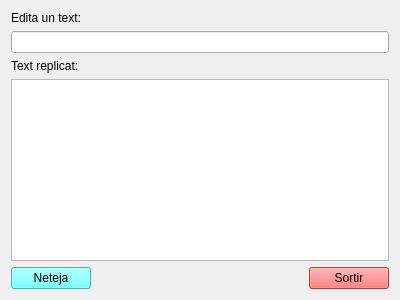
<?xml version="1.0" encoding="UTF-8"?>
<ui version="4.0">
 <class>Form</class>
 <widget class="QWidget" name="Form">
  <property name="geometry">
   <rect>
    <x>0</x>
    <y>0</y>
    <width>400</width>
    <height>300</height>
   </rect>
  </property>
  <property name="windowTitle">
   <string>Form</string>
  </property>
  <layout class="QGridLayout" name="gridLayout">
   <item row="0" column="0">
    <widget class="QLabel" name="label">
     <property name="text">
      <string>Edita un text:</string>
     </property>
    </widget>
   </item>
   <item row="1" column="0">
    <widget class="QLineEdit" name="lineEdit"/>
   </item>
   <item row="2" column="0">
    <widget class="QLabel" name="label_2">
     <property name="text">
      <string>Text replicat:</string>
     </property>
    </widget>
   </item>
   <item row="3" column="0">
    <widget class="QPlainTextEdit" name="plainTextEdit"/>
   </item>
   <item row="4" column="0">
    <layout class="QHBoxLayout" name="horizontalLayout">
     <item>
      <widget class="QPushButton" name="pushButton">
       <property name="styleSheet">
        <string notr="true">background-color: rgb(85, 255, 255);</string>
       </property>
       <property name="text">
        <string>Neteja</string>
       </property>
      </widget>
     </item>
     <item>
      <spacer name="horizontalSpacer">
       <property name="orientation">
        <enum>Qt::Horizontal</enum>
       </property>
       <property name="sizeHint" stdset="0">
        <size>
         <width>98</width>
         <height>20</height>
        </size>
       </property>
      </spacer>
     </item>
     <item>
      <widget class="QPushButton" name="pushButton_2">
       <property name="styleSheet">
        <string notr="true">background-color: rgb(255, 82, 82);</string>
       </property>
       <property name="text">
        <string>Sortir</string>
       </property>
      </widget>
     </item>
    </layout>
   </item>
  </layout>
 </widget>
 <resources/>
 <connections>
  <connection>
   <sender>pushButton</sender>
   <signal>clicked()</signal>
   <receiver>plainTextEdit</receiver>
   <slot>clear()</slot>
   <hints>
    <hint type="sourcelabel">
     <x>100</x>
     <y>269</y>
    </hint>
    <hint type="destinationlabel">
     <x>106</x>
     <y>231</y>
    </hint>
   </hints>
  </connection>
  <connection>
   <sender>pushButton</sender>
   <signal>clicked()</signal>
   <receiver>lineEdit</receiver>
   <slot>clear()</slot>
   <hints>
    <hint type="sourcelabel">
     <x>76</x>
     <y>275</y>
    </hint>
    <hint type="destinationlabel">
     <x>74</x>
     <y>71</y>
    </hint>
   </hints>
  </connection>
  <connection>
   <sender>lineEdit</sender>
   <signal>textChanged(QString)</signal>
   <receiver>plainTextEdit</receiver>
   <slot>setPlainText(QString)</slot>
   <hints>
    <hint type="sourcelabel">
     <x>132</x>
     <y>73</y>
    </hint>
    <hint type="destinationlabel">
     <x>173</x>
     <y>186</y>
    </hint>
   </hints>
  </connection>
  <connection>
   <sender>pushButton_2</sender>
   <signal>clicked()</signal>
   <receiver>Form</receiver>
   <slot>close()</slot>
   <hints>
    <hint type="sourcelabel">
     <x>316</x>
     <y>262</y>
    </hint>
    <hint type="destinationlabel">
     <x>315</x>
     <y>369</y>
    </hint>
   </hints>
  </connection>
 </connections>
</ui>
